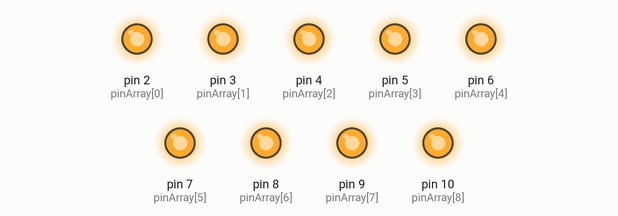
This sketch was run on a simulated Arduino Uno, built with avr-gcc and run on an emulated ATmega328P. Shown: output pins drawn as LEDs (lit = HIGH).

Above: at 0.1 s.
At 5.0 s:
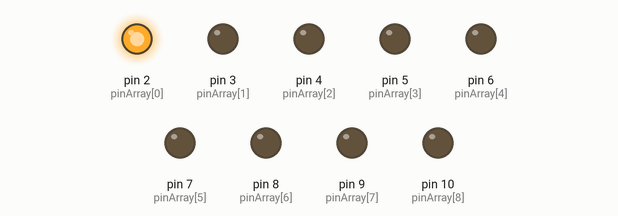
At 9.9 s:
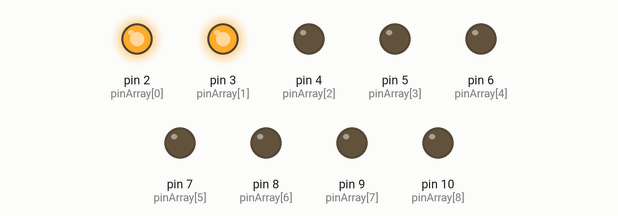
At 11.3 s:
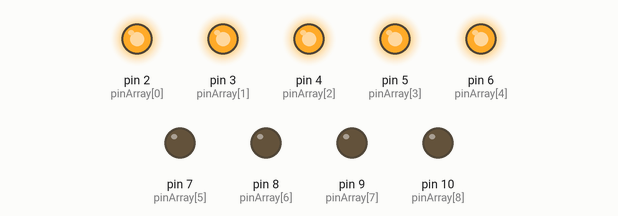
At 19.7 s:
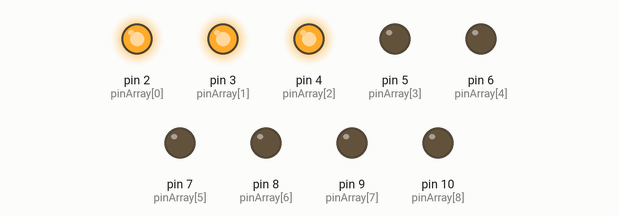
At 39.3 s:
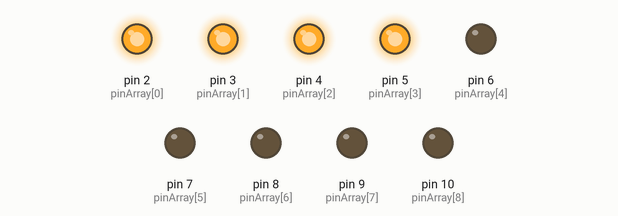
Timing chart, 0 to 40.0 s (numbered marks = the images above):
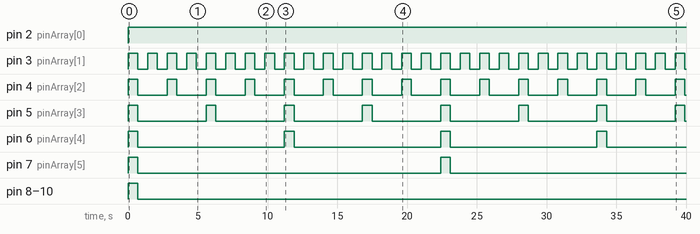

Measured:
- by itself, pin 2 (pinArray[0]): LOW → HIGH at 0.00 s
- by itself, pin 3 (pinArray[1]): alternates HIGH for 0.70 s and LOW for 0.70 s
- by itself, pin 4 (pinArray[2]): alternates HIGH for 0.70 s and LOW for 2.1 s
- by itself, pin 5 (pinArray[3]): alternates HIGH for 0.70 s and LOW for 4.9 s
- by itself, pin 6 (pinArray[4]): alternates HIGH for 0.70 s and LOW for 10.5 s
- by itself, pin 7 (pinArray[5]): alternates HIGH for 0.70 s and LOW for 21.7 s
- by itself, pin 8 (pinArray[6]), pin 9 (pinArray[7]), pin 10 (pinArray[8]): LOW → HIGH at 0.00 s, → LOW 0.70 s later

The sketch:

binary_lights.ino
```cpp
/*

This code is to make LED lights light up, based on binary numericals

*/

// globals
int timer = 0;
int pinCount = 9;
int pinArray[] = { 2, 3, 4, 5, 6, 7, 8, 9, 10};
int binary[] = { 1, 2, 4, 8, 16, 32, 64, 128, 256};

void setup() {
  // put your setup code here, to run once:
  for(int i=0; i<pinCount; i++) {
    pinMode(pinArray[i], OUTPUT);
  };
}

void loop() {
  // put your main code here, to run repeatedly:
  seq();
  toogle();
  clockTime();
}

void seq(){
  for (int i=0; i<pinCount; i++) {
    digitalWrite(pinArray[i], LOW);
  };
};

void toogle() {

  for(int i=0; i<pinCount; i++) {
    if( timer % binary[i] == 0 ) {
      digitalWrite(pinArray[i], !digitalRead(pinArray[i]));
    }
  };

};

void clockTime() {
  delay(700);
  timer += 1 ;
};
```
